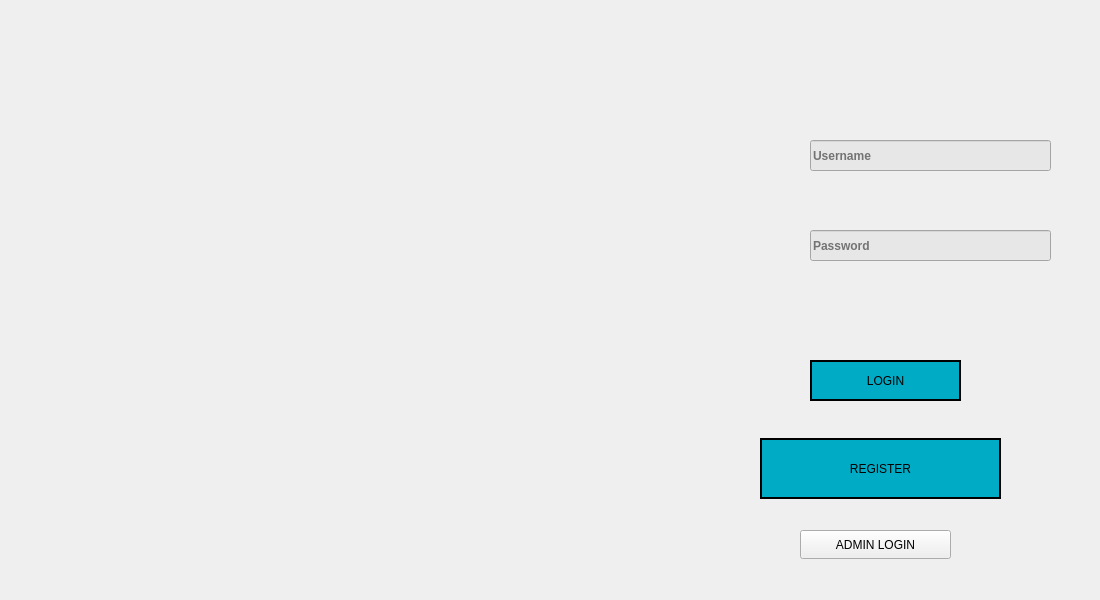
<?xml version="1.0" encoding="UTF-8"?>
<ui version="4.0">
 <class>loginwindow</class>
 <widget class="QWidget" name="loginwindow">
  <property name="geometry">
   <rect>
    <x>0</x>
    <y>0</y>
    <width>1100</width>
    <height>600</height>
   </rect>
  </property>
  <property name="windowTitle">
   <string>Form</string>
  </property>
  <widget class="QLabel" name="label">
   <property name="geometry">
    <rect>
     <x>0</x>
     <y>0</y>
     <width>1100</width>
     <height>600</height>
    </rect>
   </property>
   <property name="text">
    <string/>
   </property>
   <property name="pixmap">
    <pixmap resource="res.qrc">:/resources/Login_window.png</pixmap>
   </property>
   <property name="scaledContents">
    <bool>true</bool>
   </property>
  </widget>
  <widget class="QLineEdit" name="usernameLineEdit">
   <property name="geometry">
    <rect>
     <x>810</x>
     <y>140</y>
     <width>241</width>
     <height>31</height>
    </rect>
   </property>
   <property name="font">
    <font>
     <italic>false</italic>
     <bold>true</bold>
     <strikeout>false</strikeout>
    </font>
   </property>
   <property name="styleSheet">
    <string notr="true">QLineEdit{
	background-color: rgb(231, 231, 231);
}</string>
   </property>
   <property name="placeholderText">
    <string>Username</string>
   </property>
  </widget>
  <widget class="QLineEdit" name="passwordLineEdit">
   <property name="geometry">
    <rect>
     <x>810</x>
     <y>230</y>
     <width>241</width>
     <height>31</height>
    </rect>
   </property>
   <property name="font">
    <font>
     <bold>true</bold>
    </font>
   </property>
   <property name="styleSheet">
    <string notr="true">QLineEdit{
	background-color: rgb(231, 231, 231);
}</string>
   </property>
   <property name="echoMode">
    <enum>QLineEdit::EchoMode::Password</enum>
   </property>
   <property name="placeholderText">
    <string>Password</string>
   </property>
  </widget>
  <widget class="QPushButton" name="loginButton">
   <property name="geometry">
    <rect>
     <x>810</x>
     <y>360</y>
     <width>151</width>
     <height>41</height>
    </rect>
   </property>
   <property name="styleSheet">
    <string notr="true">QPushButton
{
	background-color: rgb(0, 171, 197);
border: 2px solid black;
}</string>
   </property>
   <property name="text">
    <string>LOGIN</string>
   </property>
  </widget>
  <widget class="QPushButton" name="registerButton">
   <property name="geometry">
    <rect>
     <x>760</x>
     <y>438</y>
     <width>241</width>
     <height>61</height>
    </rect>
   </property>
   <property name="styleSheet">
    <string notr="true">QPushButton
{
	background-color: rgb(0, 171, 197);
border: 2px solid black;
}</string>
   </property>
   <property name="text">
    <string>REGISTER</string>
   </property>
  </widget>
  <widget class="QPushButton" name="admilogin">
   <property name="geometry">
    <rect>
     <x>800</x>
     <y>530</y>
     <width>151</width>
     <height>29</height>
    </rect>
   </property>
   <property name="text">
    <string>ADMIN LOGIN</string>
   </property>
  </widget>
 </widget>
 <resources>
  <include location="res.qrc"/>
 </resources>
 <connections/>
</ui>
